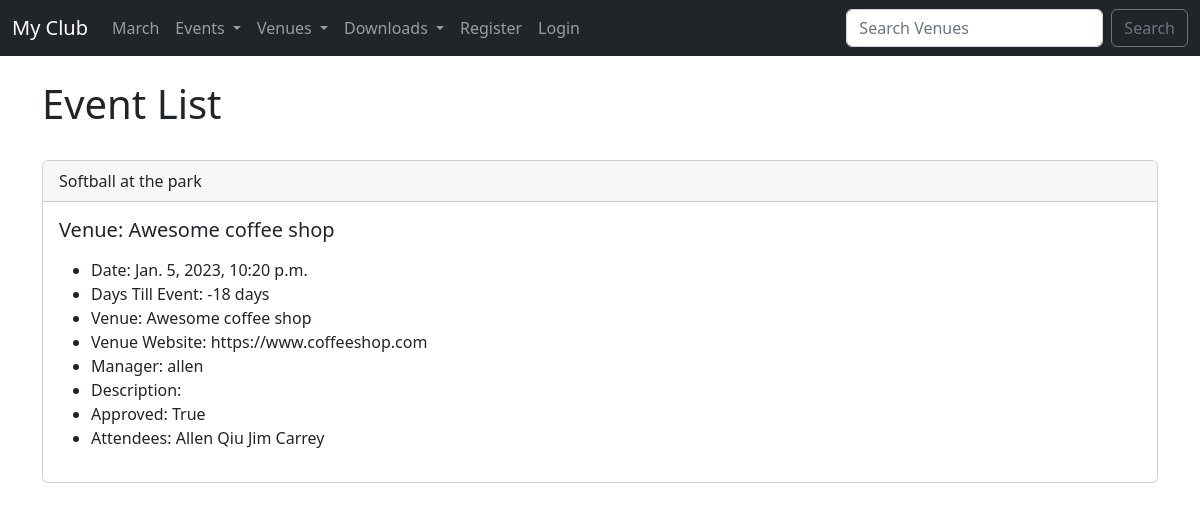
The app's page /show_event/10 with its own data.
### events/models.py (models this page shows)
class Event(models.Model):
    name = models.CharField('Event Name', max_length=120)
    event_date = models.DateTimeField('Event Date')
    venue = models.ForeignKey(Venue, blank=True, null=True, on_delete=models.CASCADE)
    manager = models.ForeignKey(User, blank=True, null=True, on_delete=models.SET_NULL)
    description = models.TextField(blank=True)
    attendees = models.ManyToManyField(MyClubUser, blank=True)
    approved = models.BooleanField('Approved', default=False)
    def __str__(self):
        return self.name
    @property
    def Days_till(self):
        today = date.today()
        days_till = self.event_date.date() - today
        days_till_stripped = str(days_till).split(',',1)[0]
        return days_till_stripped

class Venue(models.Model):
    name = models.CharField('Venue Name', max_length=120)
    address = models.CharField(max_length=300)
    zip_code = models.CharField('Zip Code',max_length=15)
    phone = models.CharField('Contact Phone', max_length=25, blank=True)
    web = models.URLField('Website Address', blank=True)
    email_address = models.EmailField('Email Address', blank=True)
    owner = models.IntegerField('Venue owner', blank=False, default=1)
    venue_image = models.ImageField(null=True, blank=True, upload_to='images/')
    def __str__(self):
        return self.name

class MyClubUser(models.Model):
    first_name = models.CharField(max_length=30)
    last_name = models.CharField(max_length=30)
    email = models.EmailField('User Email')
    def __str__(self):
        return self.first_name + ' ' + self.last_name

### events/views.py (the view)
# urls.py: path('show_event/<event_id>', views.show_event, name="show-event"),
def show_event(request, event_id):
    event = Event.objects.get(pk=event_id)
    context = {'event':event}
    return render(request, 'events/show_event.html', context=context)

### events/templates/events/show_event.html (shortened to what this page needs)
{% extends 'events/base.html' %}
{% block content %}
<h1>Event List</h1>
<br>
    <div class="card">
    <div class="card-header">
        {{ event }}
    </div>
    <div class="card-body">
        <h5 class="card-title">Venue: {{ event.venue }}</h5>
        <p class="card-text">
        <ul>
            <li>Date: {{ event.event_date }}</li>
            <li>Days Till Event: {{ event.Days_till }}</li>
            <li>Venue: {{ event.venue }}</li>
            <li>Venue Website: {{ event.venue.web }}</li>
            <li>Manager: {{ event.manager }}</li>
            <li>Description: {{ event.description }}</li>
            <li>Approved: {{ event.approved }}</li>
            <li>Attendees:
                {% for user in event.attendees.all %}
                    {{ user }}
                {% endfor %}
            </li>
        </ul>
        </p>
    </div>
    </div>
{% endblock %}

### records on screen
Event: name "Softball at the park", venue "Awesome coffee shop", event_date "Jan. 5, 2023, 10:20 p.m.", Days_till "-18 days", venue.web "https://www.coffeeshop.com", manager "allen", approved "True"
MyClubUser: first_name+last_name "Allen Qiu"
MyClubUser: first_name+last_name "Jim Carrey"
